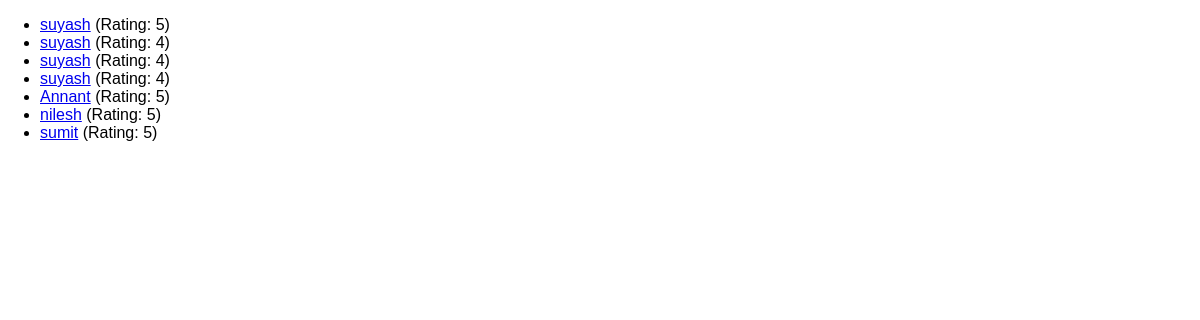
The app's page /reviews, older data.
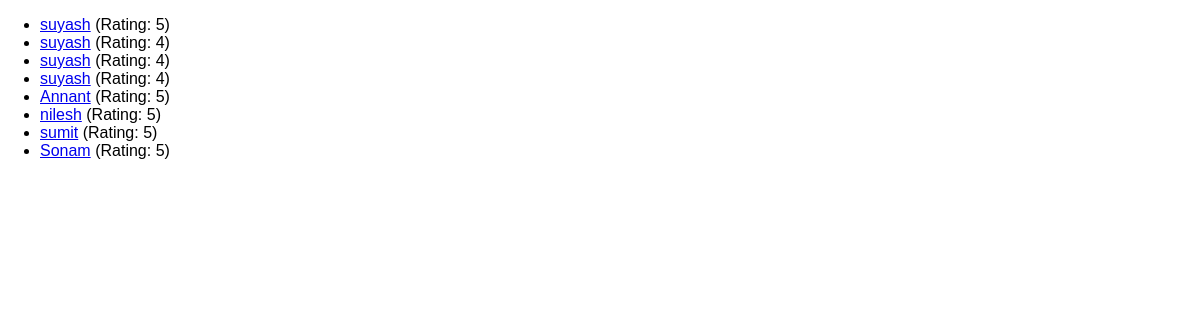
The same page, newer data.
### reviews/models.py (models this page shows)
class Reviews(models.Model):
    username = models.CharField(max_length=100)
    reviews = models.TextField()
    rating = models.IntegerField()

### reviews/views.py (the view)
# urls.py: path("reviews", views.ReviewListView.as_view()),
class ReviewListView(ListView):
    template_name = "reviews/reviews_list.html"
    model = Reviews
    context_object_name = "reviews"
    def get_queryset(self):
        base_query = super().get_queryset()
        data = base_query.filter(rating__gte=4)
        return data

### reviews/templates/reviews/reviews_list.html (shortened to what this page needs)
{% extends "reviews/base.html" %}
{% block content %}
     <ul>
     {% for review in reviews %}
          <li><a href="{% url 'reviews_detail' review.id %}">{{ review.username}}</a> (Rating: {{ review.rating }}) </li>
     {% endfor %}
     </ul>
{% endblock %}

### reviews/templates/reviews/base.html (shortened to what this page needs)
{% load static %}
<!DOCTYPE html>
<html lang="en">
<head>
    <link rel="stylesheet" href="{% static 'reviews/styles.css'%}">
</head>
<body>
    {% block content %}{% endblock %}
</body>
</html>

### reviews/static/reviews/styles.css (style rules this page uses)
body { font-family: sans-serif; margin: 0; }

Row changes from the older to the newer data that the page shows:
added Reviews: username "Sonam", rating "5"
